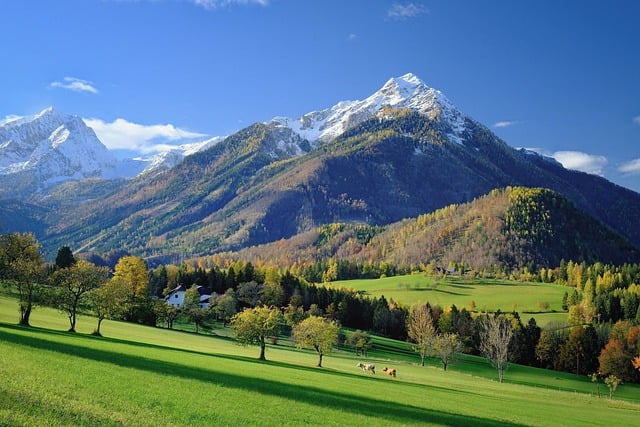
#> input picture gunung.jpg, 640 x 427 px, found by its file name
$ python rotasiCitra.py
#> lines starting #> are read from the running program, lines starting #| are printed output that depends on the picture
#> further down, image is the input picture: shape (427, 640, 3); mean R, G, B 88.2, 116.1, 122.8
import numpy as np
import imageio as img
import matplotlib.pyplot as plt

def rotateImage(image, degree):
#> called with degree = 45
    radian_deg = np.radians(degree)
    cos_deg, sin_deg = np.cos(radian_deg), np.sin(radian_deg)

    height, width = image.shape[:2]
#> height = 427; width = 640
    max_dim = int(np.sqrt(height**2 + width**2))
#> max_dim = 769
    outputImage = np.zeros((max_dim, max_dim, 3), dtype=image.dtype)

    centerY, centerX = max_dim // 2, max_dim // 2
#> centerY = 384; centerX = 384

    for y in range(-height // 2, height // 2):
        for x in range(-width // 2, width // 2):
            newX = int(cos_deg * x - sin_deg * y) + centerX
            newY = int(sin_deg * x + cos_deg * y) + centerY

            if 0 <= newX < max_dim and 0 <= newY < max_dim:
                outputImage[newY, newX] = image[y + height // 2, x + width // 2]
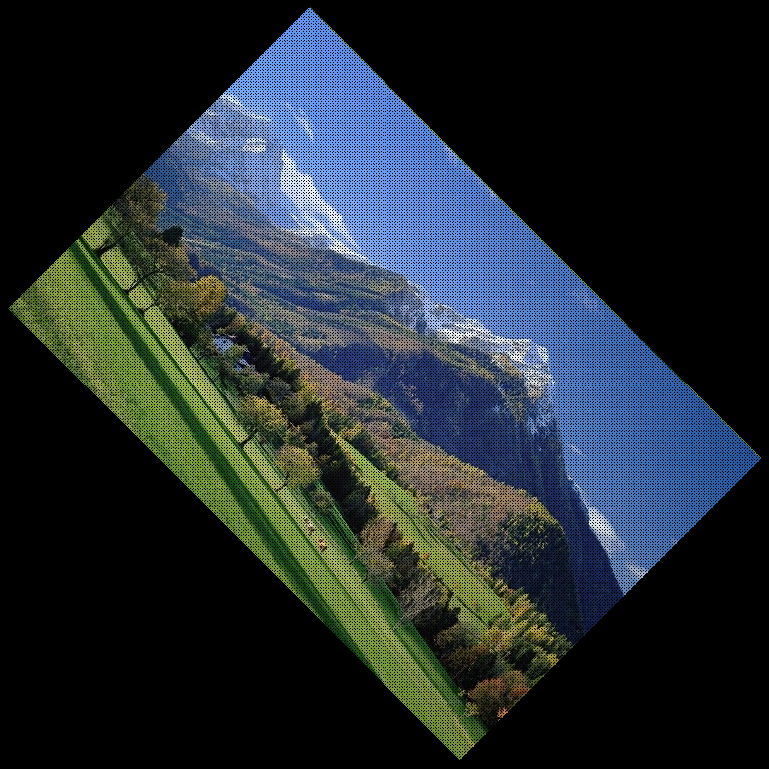
#> outputImage: shape (769, 769, 3); mean R, G, B 33.7, 44.3, 46.9

    return outputImage

# gambar
image = img.imread('D:\\gunung.jpg')

# Rotasi gambar
rotated_image = rotateImage(image, 45)

# Menampilkan hasil
plt.figure(figsize=(10, 5))
plt.subplot(1, 2, 1)
plt.title("Original Image")
plt.imshow(image)

plt.subplot(1, 2, 2)
plt.title("Rotated Image")
plt.imshow(rotated_image)

plt.show()
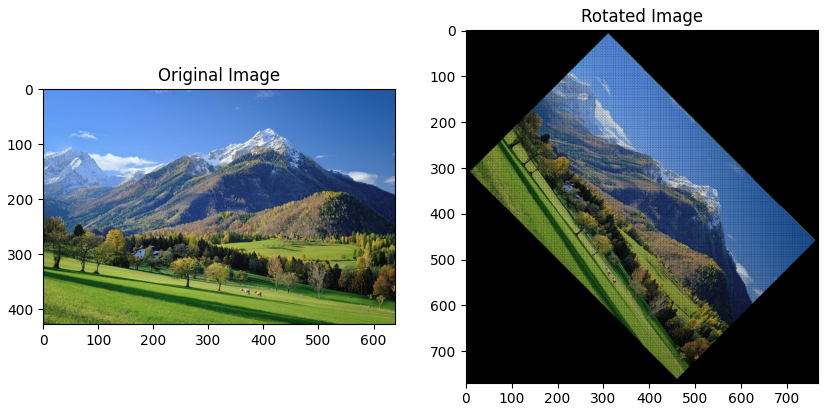
#> figure drawn by matplotlib, 2 panels
